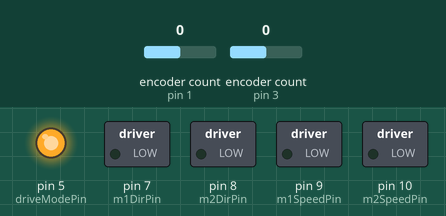
Recording of a sketch running on a simulated Arduino Uno, built with avr-gcc and run on an emulated ATmega328P. On the bench: switched loads named in the sketch (green lamp = pin HIGH), output pins drawn as LEDs (lit = HIGH). The test bench sets the inputs (shaded band); at power-on: encoder count (sensors on pin 1, pin 3) 0. What the sketch prints to the serial monitor is not drawn.

Above: at 0.1 s.
At 1.2 s:
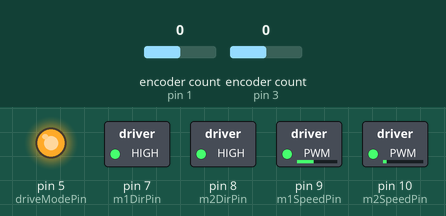
1.3 s: encoder count (sensor on pin 1) set to 4
4.3 s: encoder count (sensor on pin 3) set to 1
7.3 s: encoder count (sensor on pin 1) set to 5
10.3 s: encoder count (sensor on pin 3) set to 5
13.3 s: encoder count (sensor on pin 3) set to 4
At 13.41 s:
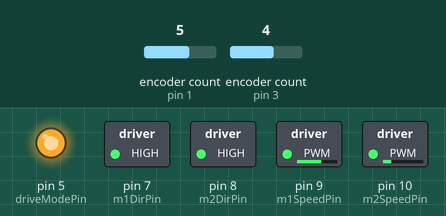
Timing chart, 0 to 25.2 s (numbered marks = the images above; inputs shaded):
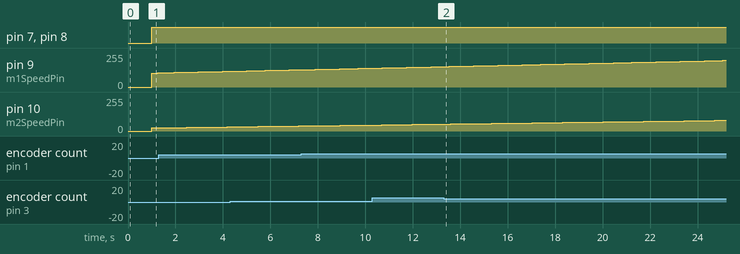

The sketch:

Drive_Circle.ino
```cpp
#define ENCODER_OPTIMIZE_INTERRUPTS
#include <Encoder.h>

/* Name: Group 6 | EENG350 | Demo 2 Arduino Code

   Purpose: Drive in a circle

   Note: when viewed from the front, left wheel is 1, right wheel is 2. driveModePin is 4 on the motor shield, 5 on the Teensy
*/

// Test Sampling Method --------------------------------------------
unsigned long lastChange1 = 0;
unsigned long lastChange2 = 0;
bool velocityChanged = false;

int sampleRate = 5;            // 5 us
double radius = 3.0;           // inches
double wheelbase = 10.71;      // inches between the center of the two wheels
double r = 6.0;                  // inches for circle radius

// Motor Shield Pins -----------------------------------------------------
int driveModePin = 5;    // drive/break mode when HIGH, drive/coast mode when LOW

int m1DirPin = 7;        // sign of voltage
int m1SpeedPin = 9;      // voltage

int m2DirPin = 8;
int m2SpeedPin = 10;

// Distance calculation variables -------------------------------------------------
int thetaCurrent1 = 0;
int deltaTheta1 = 0;
int lastThetaCurrent1 = 0;
double angularVelocity1 = 0.0;

int thetaCurrent2 = 0;
int deltaTheta2 = 0;
int lastThetaCurrent2 = 0;
double angularVelocity2 = 0.0;

double rotationalVelocity = 0.0;
double forwardVelocity = 0.0;

// Forward velocity PI controller variables ---------------------------------
float desiredForward = 0.0, deltaForward = 0.0;
float v_bar = 0.0;  //PI Output
//float KpForward = 0.011211, KiForward = 0.05605;
float KpForward = 0.02136179, KiForward = 0.5068089;
float IForward = 0.0;    //Variables that the program calculated as coefficients for the controller parameters

// Rotational velocity PI controller variables ---------------------------------
float desiredRotational = 0.0, deltaRotational = 0.0;
float delta_v = 0.0;  //PI Output
//float KpRotational = 0.035, KiRotational = 0.17501;
float KpRotational = 0.06369139, KiRotational = 0.4584569;
float IRotational = 0.0;    //Variables that the program calculated as coefficients for the controller parameters

// Angle and Position controller variables ----------------------------------
float deltaPosition = 0.0, currentPosition = 0.0;
float deltaAngle = 0.0, currentAngle = 0.0;
float KpPos = 0.75, KpAng = 1;

// Motor Voltage Calcs-----------------------------------------------------
double v_a1 = (v_bar - delta_v) / 2;
double v_a2 = (v_bar + delta_v) / 2;

unsigned long timeBefore = micros();
unsigned long timeNow = micros();

// Encoder setup ---------------------------------------------------------
Encoder myEnc1(1, 2); // wheel 1 (left)
Encoder myEnc2(3, 4); // wheel 2 (right)

void setup() {
  Serial.begin(115200);
  pinMode(driveModePin, OUTPUT);
  digitalWrite(driveModePin, HIGH);

  pinMode(m1DirPin, OUTPUT);
  pinMode(m1SpeedPin, OUTPUT);

  pinMode(m2DirPin, OUTPUT);
  pinMode(m2SpeedPin, OUTPUT);
}

void loop() {
  delay(1000);
  moveRobot( (2*3.14*r) , 10.0); // go in a 1ft circle
  analogWrite(m1SpeedPin, (0));
  analogWrite(m2SpeedPin, (0));
  while(true);
}

void moveRobot(float desiredPosition, float desiredAngle){

  clearControlVariables();
  myEnc1.write(0);
  myEnc2.write(0);

  // PID loop
  while ((abs(desiredPosition - currentPosition) > 0.05) || (abs(desiredAngle - currentAngle) > 0.01)) {


    timeBefore = micros();

    thetaCurrent1 = -1 * myEnc1.read()*2;//*deltaTheta1; //Switch polarity of counts.
    thetaCurrent2 = myEnc2.read()*3;//*deltaTheta2;

    if (lastThetaCurrent1 != thetaCurrent1) { // Updates wheel 1 variables whenever wheel 1 encoder counts changes
      deltaTheta1 = (thetaCurrent1 - lastThetaCurrent1); // Change in encoder counts
      angularVelocity1 = (double) deltaTheta1 * 2.0 * 3.14159 / 3200.0 / (0.000001 * (micros() - lastChange1)); // Wheel 1 angular velocity in rad/s
      lastChange1 = micros(); // Updates time when the wheel 1 variables were updated
      lastThetaCurrent1 = thetaCurrent1; // Updates current encoder counts
      velocityChanged = true; // Enters velocity calculation if statement
    }

    if (lastThetaCurrent2 != thetaCurrent2) { // Updates wheel 2 variables whenever wheel 1 encoder counts changes
      deltaTheta2 = (thetaCurrent2 - lastThetaCurrent2); // Change in encoder counts
      angularVelocity2 = (double) deltaTheta2 * 2.0 * 3.14159 / 3200.0 / (0.000001 * (micros() - lastChange2)); // Wheel 2 angular velocity in rad/s
      lastChange2 = micros(); // Updates time when the wheel 1 variables were updated
      lastThetaCurrent2 = thetaCurrent2; // Updates current encoder counts
      velocityChanged = true; // Enters velocity calculation if statement
    }

    if (velocityChanged) { // If encoder counts changes on either wheel, update velocity variables
      rotationalVelocity = ( (double) radius * (angularVelocity1 - angularVelocity2*2) / wheelbase ); // Robot's rotational velocity in rad/s
      forwardVelocity = ( (double) radius * (angularVelocity1 + angularVelocity2) / 2 ); // Robot's forward velocity in in/s
      velocityChanged = false; // ensure this loop does not execute unless encoder counts changes
      currentAngle = currentAngle + ( (double) radius * (deltaTheta1 - deltaTheta2) * 3.14159 / 3200.0 / wheelbase); // Updates the current angle of the robot in rad
      Serial.print(abs(desiredPosition - currentPosition));
      Serial.print("\t");
      Serial.print(abs(desiredAngle - currentAngle));
      Serial.print("\t");
      Serial.println(v_bar);
    }

    currentPosition = (thetaCurrent1 + thetaCurrent2) * 3.14 * radius / 3200; // current position of the robot in inches
    if (desiredPosition > currentPosition)
    deltaPosition = desiredPosition - currentPosition; // Position error ie. distance (in inches) from desired position
    desiredForward = KpPos * (deltaPosition); // Forward velocity P controller. Takes difference in position and multiplies it by a proportional controller to get desired velocity
    if (desiredForward > 10) // Saturation for position P controller. Ensures that desired forward velocity cannot be greater than physically possible
      desiredForward = 18;

    deltaAngle = desiredAngle - currentAngle; // Angle error ie. distance (in radians) from desired angle
    desiredRotational = KpAng * (deltaAngle); // Rotational velocity P controller. Takes difference in angle and multiplies it by a proportional controller to get desired velocity
    if (desiredRotational > 5) // Saturation for angle P controller. Ensures that desired rotational velocity cannot be greater than physically possible
      desiredRotational = 5;

    deltaForward = desiredForward - forwardVelocity; // Forward velocity error ie difference (in in/s) between desired and actual forward velocity
    if (deltaPosition < 0) {
      IForward = IForward + 0.000001 * sampleRate * deltaForward * -1; // Integral of the forward velocity PI controller (in in)
      v_bar = -1 * (KpForward * deltaForward * -1 + KiForward * IForward); // V_bar voltage from forward velocity PI controller
    } else {
      IForward = IForward + 0.000001 * sampleRate * deltaForward; // Integral of the forward velocity PI controller (in in)
      v_bar = KpForward * deltaForward + KiForward * IForward; // V_bar voltage from forward velocity PI controller
    }

    deltaRotational = desiredRotational - rotationalVelocity; // Rotational velocity error ie difference (in in/s) between desired and actual forward velocity
    if (deltaAngle < 0) {
      IRotational = IRotational + 0.000001 * sampleRate * deltaRotational * -1; // Integral of the rotational velocity PI controller (in in)
      delta_v = -1 * (KpRotational * deltaRotational * -1 + KiRotational * IRotational); // delta_v voltage from forward velocity PI controller
    } else {
      IRotational = IRotational + 0.000001 * sampleRate * deltaRotational; // Integral of the rotational velocity PI controller (in in)
      delta_v = KpRotational * deltaRotational + KiRotational * IRotational; // delta_v voltage from forward velocity PI controller

    }

    v_a1 = (v_bar + delta_v) / 2;
    v_a2 = (v_bar - delta_v) / 2;

    analogWrite(m1SpeedPin, ( (int) (abs(v_a1) * 256) + 15));
    analogWrite(m2SpeedPin, ( (int) (abs(v_a2) * 256) + 15));

    if (v_a1 >= 0) {
      digitalWrite(m1DirPin, HIGH);
    } else {
      digitalWrite(m1DirPin, LOW);
    }

    if (v_a2 >= 0) {
      digitalWrite(m2DirPin, HIGH);
    } else {
      digitalWrite(m2DirPin, LOW);
    }

    timeNow = micros();

    if ( timeNow - timeBefore > sampleRate ) { // Error checking to make sure main doesn't take longer than the sampling rate
      Serial.println("Loop Takes Too Long!");
    } else {
      while ( micros() < sampleRate + timeBefore ); // wait to take a sample exactly every 5us
    }
  }
}

void clearControlVariables() {
  thetaCurrent1 = 0;
  deltaTheta1 = 0;
  lastThetaCurrent1 = 0;
  angularVelocity1 = 0.0;

  thetaCurrent2 = 0;
  deltaTheta2 = 0;
  lastThetaCurrent2 = 0;
  angularVelocity2 = 0.0;

  rotationalVelocity = 0.0;
  forwardVelocity = 0.0;

  desiredForward = 0.0;
  deltaForward = 0.0;
  v_bar = 0.0;  //PI Output
  IForward = 0.0;    //Variables that the program calculated as coefficients for the controller parameters

  desiredRotational = 0.0;
  deltaRotational = 0.0;
  delta_v = 0.0;  //PI Output
  IRotational = 0.0;    //Variables that the program calculated as coefficients for the controller parameters

  deltaPosition = 0.0;
  currentPosition = 0.0;
  deltaAngle = 0.0;
  currentAngle = 0.0;

  v_a1 = 0.0;
  v_a2 = 0.0;
}
```
